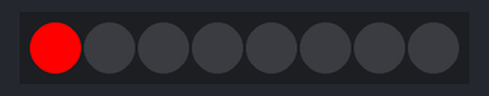
The program below on a simulated ESP32 board running MicroPython. On the bench: 8 RGB LEDs in strip order, left to right.

Above: at 0.05 s.
At 1.26 s:
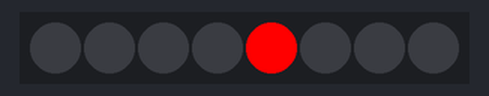
At 2.47 s:
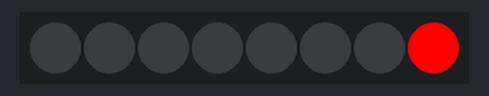
At 3.07 s:
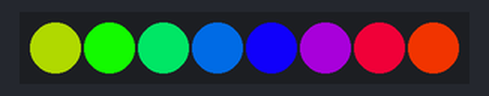
At 3.98 s:
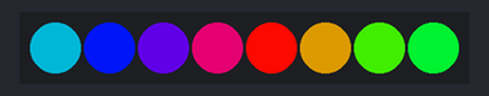
At 4.88 s:
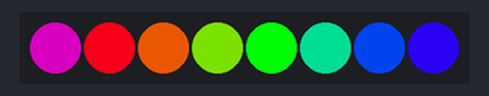
Timing chart, 0 to 40.0 s (numbered marks = the images above):
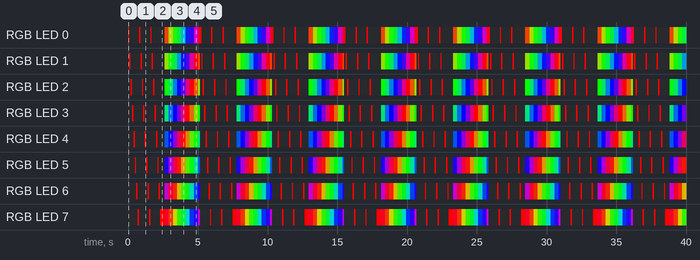

The program:

ws2812b.py
```python
"""
WS2812B RGB LED 燈帶控制
Control - ws2812b

功能:
  跑馬燈、彩虹燈效果
  MicroPython 內建 neopixel 模組，不需額外函式庫

硬體注意事項:
  - 燈帶使用 5V 供電，每顆 LED 全亮約 50mA
  - 30 顆全亮約需 1.5A，建議外接電源
  - 少量 LED（8 顆以內）可由 USB 供電

硬體接線:
  燈帶 DIN → D2
  燈帶 VCC → 5V
  燈帶 GND → GND
"""

import time
from machine import Pin
from neopixel import NeoPixel

LED_PIN = 2
LED_COUNT = 8

np = NeoPixel(Pin(LED_PIN), LED_COUNT)


def clear():
    for i in range(LED_COUNT):
        np[i] = (0, 0, 0)
    np.write()


def set_brightness(color: tuple, brightness: float) -> tuple:
    """調整顏色亮度，brightness: 0.0~1.0"""
    return tuple(int(c * brightness) for c in color)


# ── 跑馬燈 ────────────────────────────────────────────────────
def chase(color=(255, 0, 0), delay_ms=100):
    for i in range(LED_COUNT):
        clear()
        np[i] = color
        np.write()
        time.sleep_ms(delay_ms)


# ── 彩虹燈（HSV 轉 RGB）──────────────────────────────────────
def hsv_to_rgb(h: int) -> tuple:
    """h: 0~255，回傳 (R, G, B)"""
    h = h % 256
    if h < 85:
        return (255 - h * 3, h * 3, 0)
    elif h < 170:
        h -= 85
        return (0, 255 - h * 3, h * 3)
    else:
        h -= 170
        return (h * 3, 0, 255 - h * 3)


def rainbow(delay_ms=10):
    for offset in range(256):
        for i in range(LED_COUNT):
            np[i] = hsv_to_rgb((offset + i * (256 // LED_COUNT)) % 256)
        np.write()
        time.sleep_ms(delay_ms)


# ── 主程式 ────────────────────────────────────────────────────
while True:
    # 跑馬燈（紅色）
    for _ in range(3):
        chase(color=(255, 0, 0), delay_ms=100)

    # 彩虹一圈
    rainbow(delay_ms=10)
```

Measured:
- by itself, everything shown: repeats every 5.2 s, in 33 steps
